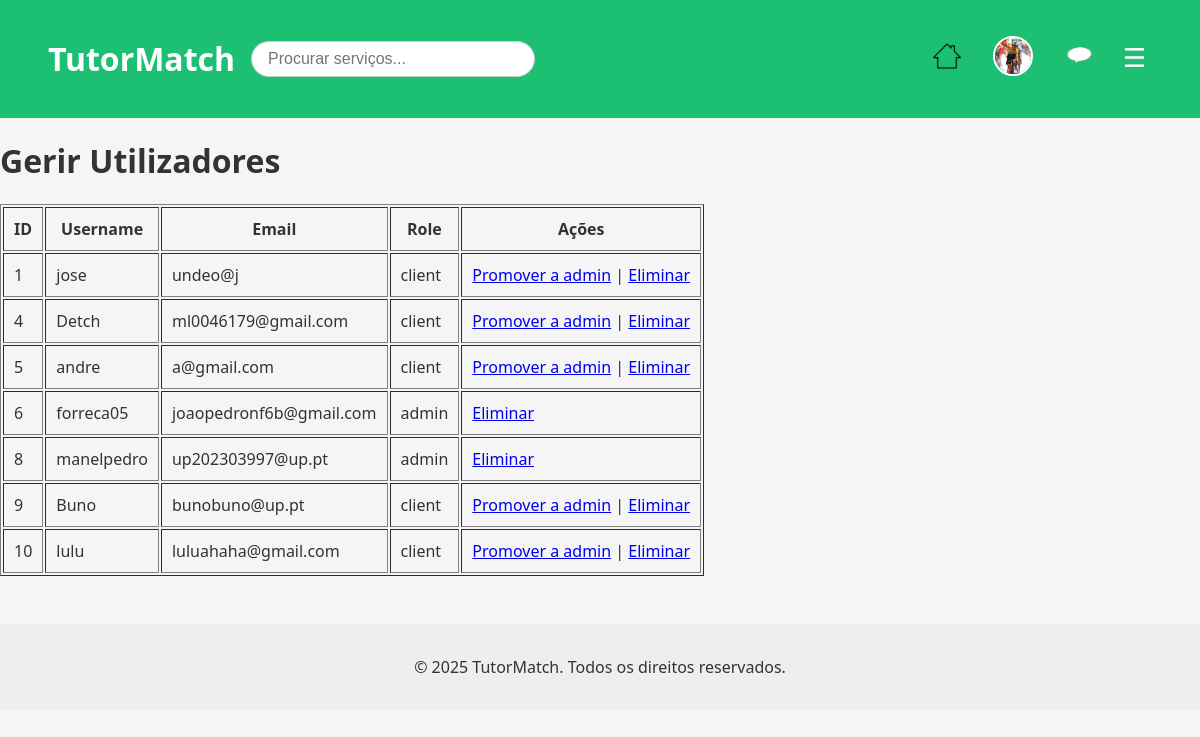
The page /pages/manage_users.php (signed in) on the database as committed earlier.
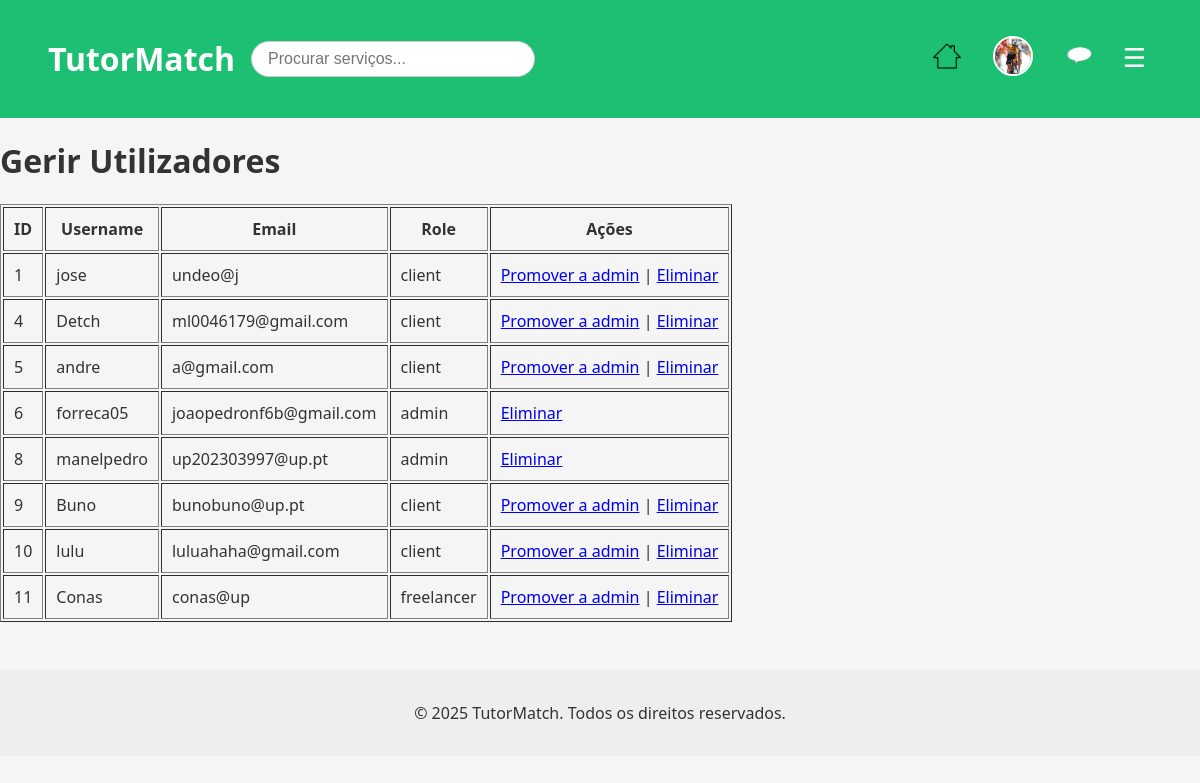
The same page on the database as committed later.
### tables this page shows
CREATE TABLE users (
            id INTEGER PRIMARY KEY AUTOINCREMENT,
            username TEXT NOT NULL UNIQUE,
            password TEXT NOT NULL,
            email TEXT NOT NULL UNIQUE,
            role TEXT DEFAULT 'client', -- client, freelancer, admin
            name TEXT,
            profile_pic TEXT DEFAULT '../img/default.jpeg' -- Adiciona a coluna profile_pic
        );

### pages/manage_users.php (the view, shortened to what this page needs)
<?php
require_once '../database/db.php';
$stmt = $db->query("SELECT id, username, email, role FROM users");
$users = $stmt->fetchAll();
?>
<?php include_once '../includes/header.php'; ?>
<h1>Gerir Utilizadores</h1>
<table border="1" cellpadding="10">
    <tr>
        <th>ID</th>
        <th>Username</th>
        <th>Email</th>
        <th>Role</th>
        <th>Ações</th>
    </tr>
    <?php foreach ($users as $user): ?>
    <tr>
        <td><?php echo htmlspecialchars($user['id']); ?></td>
        <td><?php echo htmlspecialchars($user['username']); ?></td>
        <td><?php echo htmlspecialchars($user['email']); ?></td>
        <td><?php echo htmlspecialchars($user['role']); ?></td>
        <td>
            <?php if ($user['role'] !== 'admin'): ?>
                <a href="../actions/promote_user.php?id=<?php echo $user['id']; ?>">Promover a admin</a> |
            <?php endif; ?>
            <a href="../actions/delete_user.php?id=<?php echo $user['id']; ?>" onclick="return confirm('Tem a certeza que quer eliminar?')">Eliminar</a>
        </td>
    </tr>
    <?php endforeach; ?>
</table>
<?php include_once '../includes/footer.php'; ?>

Rows that differ between the two databases and show on the page:
added users: id "11", username "Conas", email "conas@up", role "freelancer"
